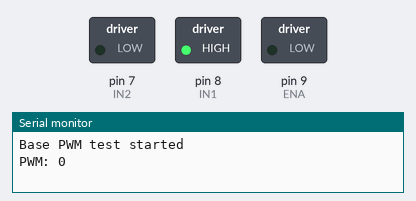
A sketch run on a simulated Arduino Uno, built with avr-gcc and run on an emulated ATmega328P. Shown: switched loads named in the sketch (green lamp = pin HIGH), the last lines printed to the serial monitor.

Above: at 0.1 s.
At 19.1 s:
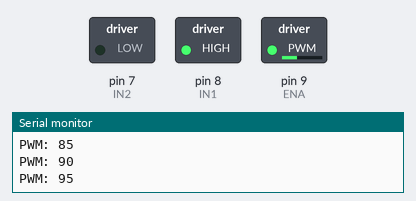
At 29.1 s:
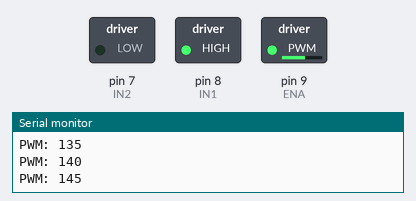
At 39.1 s:
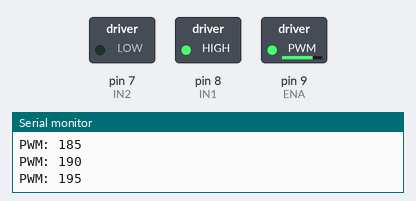
Timing chart, 0 to 40.0 s (numbered marks = the images above):
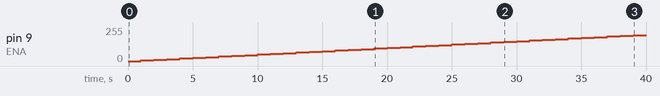

The sketch:

basePWM_testing.ino
```cpp
// Motor pins
const int ENA = 9;      // Motor driver(ENA)
const int IN1 = 8;      // Motor driver
const int IN2 = 7;      // Motor driver

void setup() {
  Serial.begin(9600);

  pinMode(ENA, OUTPUT);
  pinMode(IN1, OUTPUT);
  pinMode(IN2, OUTPUT);

  digitalWrite(IN1, HIGH);
  digitalWrite(IN2, LOW);

  Serial.println("Base PWM test started");
}

void loop() {
  // Slowly increase PWM
  for (int pwm = 0; pwm <= 255; pwm += 5) {
    analogWrite(ENA, pwm);
    Serial.print("PWM: ");
    Serial.println(pwm);
    delay(1000);   // wait 1 second
  }

  // Stop motor after test
  analogWrite(ENA, 0);
  Serial.println("Test finished");
  delay(5000);
}
```

Measured:
- by itself, pin 9 (ENA): moves from 0/255 to 195/255 over 38.0 s
